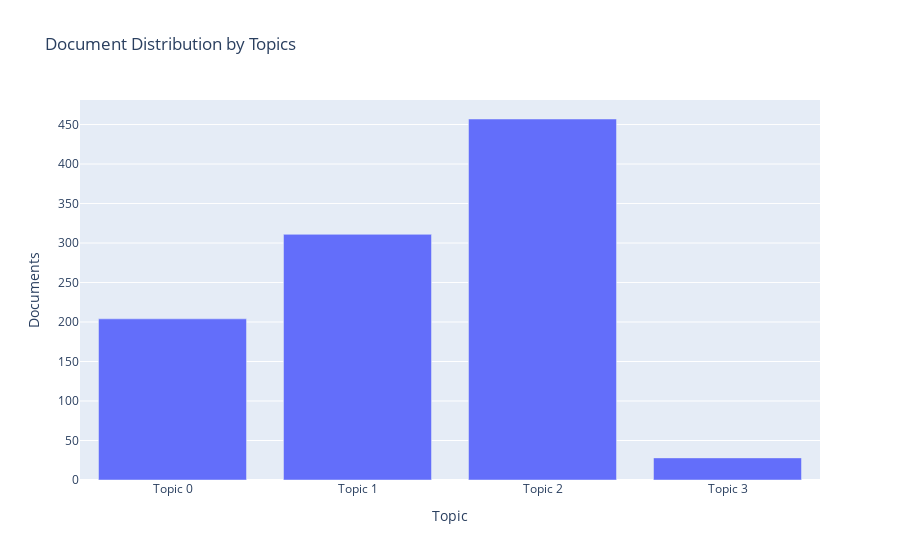

Source (notebook cell):
### Markdown cell above
### Topic Distribution

### Code cell
plot_model(lda, plot = 'topic_distribution')

### Figure 1 — Plotly figure (JSON) as saved in the notebook; plotly's stock layout.template omitted (floating-point values rounded to 4 significant figures)
{"data": [{"alignmentgroup": "True", "customdata": [["business, sell, community, loan, child, year, woman, small, entrepreneur, buy"], ["business, loan, sell, year, work, product, child, home, make, help"], ["loan, business, child, school, year, buy, able, group, sell, family"], ["rice, loan, farmer, also, use, land, small, area, sector, many"]], "hovertemplate": "Topic=%{x}<br>Documents=%{y}<br>Keyword=%{customdata[0]}<extra></extra>", "legendgroup": "", "marker": {"color": "#636efa", "pattern": {"shape": ""}}, "name": "", "offsetgroup": "", "orientation": "v", "showlegend": false, "textposition": "auto", "type": "bar", "x": ["Topic 0", "Topic 1", "Topic 2", "Topic 3"], "xaxis": "x", "y": [204, 311, 457, 28], "yaxis": "y"}], "layout": {"barmode": "relative", "legend": {"tracegroupgap": 0}, "title": {"text": "Document Distribution by Topics"}, "xaxis": {"anchor": "y", "domain": [0, 1], "title": {"text": "Topic"}}, "yaxis": {"anchor": "x", "domain": [0, 1], "title": {"text": "Documents"}}}}
